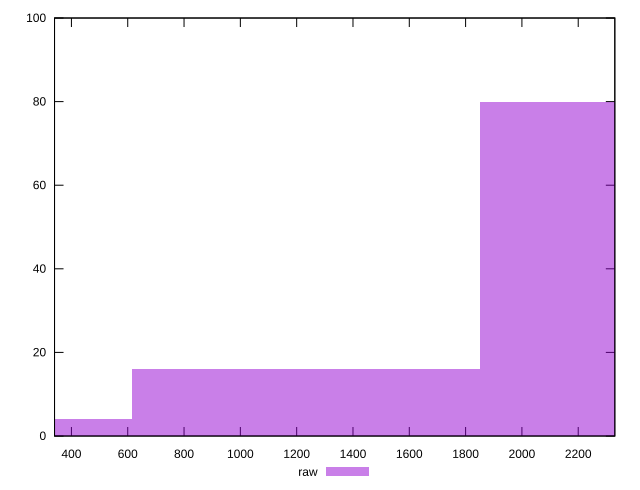

This figure's gnuplot source:
reset

$raw <<EOF
2466.6360516159066 80
1233.3180258079533 16
0 4
EOF

set key outside below
set boxwidth 1233.3180258079533
set xrange [340:2330]
set yrange [0:100]
set trange [0:100]
set style fill transparent solid 0.5 noborder
set terminal svg size 640, 490 enhanced background rgb 'white'
set output "report_00013_2021-02-09T12-04-24.940Z/unused-javascript/samples/pages+cached+noadtech/raw/histogram.svg"

plot $raw title "raw" with boxes

reset
